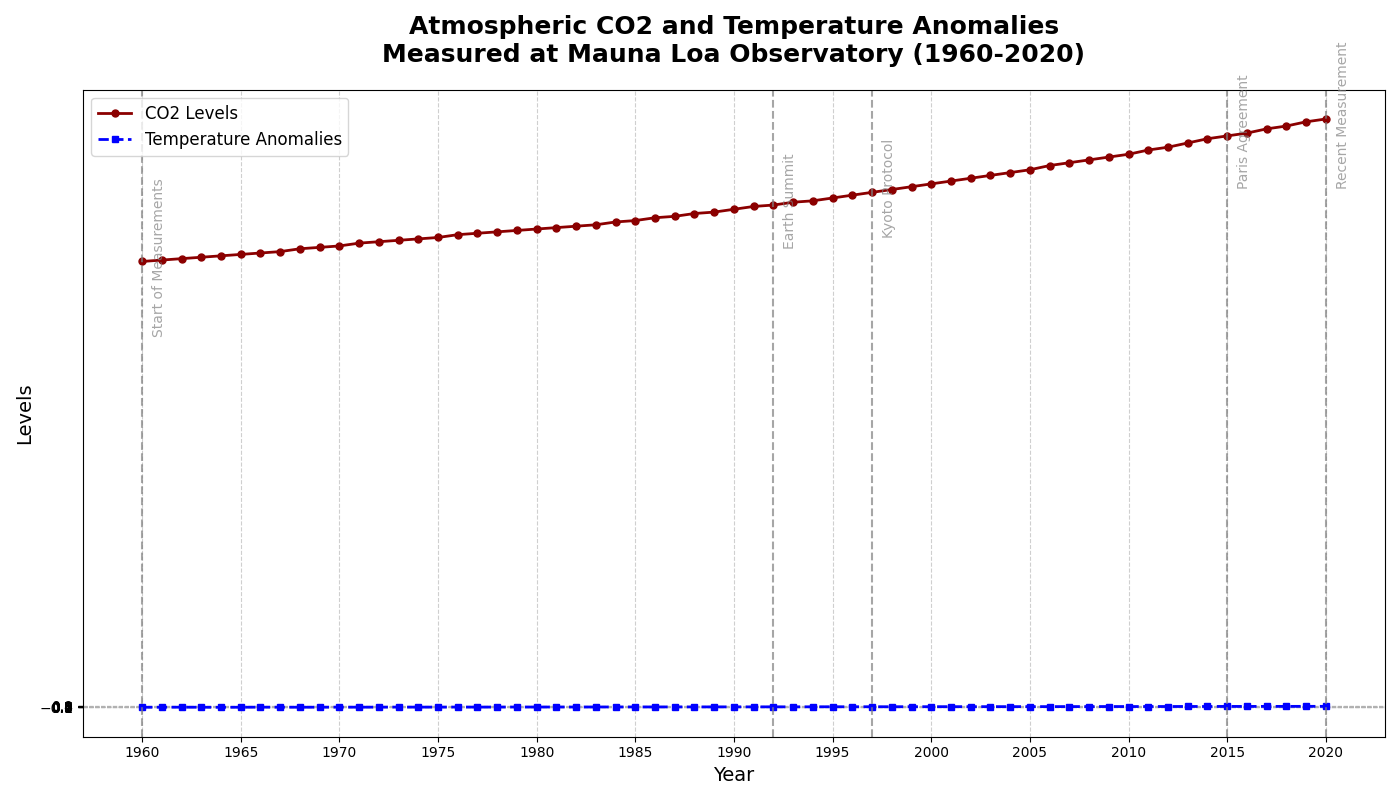

Recreate this plot in Python.
import matplotlib.pyplot as plt
import numpy as np

# Define the years (1960 to 2020)
years = np.arange(1960, 2021)

# CO2 concentrations (measured in parts per million) - fictional, hand-crafted data
co2_levels = [
    316, 317, 318, 319, 320, 321, 322, 323, 325, 326,
    327, 329, 330, 331, 332, 333, 335, 336, 337, 338,
    339, 340, 341, 342, 344, 345, 347, 348, 350, 351,
    353, 355, 356, 358, 359, 361, 363, 365, 367, 369,
    371, 373, 375, 377, 379, 381, 384, 386, 388, 390,
    392, 395, 397, 400, 403, 405, 407, 410, 412, 415,
    417
]

# Global average temperature anomalies (fictional data series)
temperature_anomalies = [
    -0.02, 0.01, 0.03, 0.00, -0.05, 0.00, 0.05, 0.02, 0.01, 0.03,
    0.06, 0.04, 0.07, 0.10, 0.08, 0.09, 0.12, 0.10, 0.13, 0.15,
    0.14, 0.17, 0.15, 0.18, 0.19, 0.21, 0.20, 0.23, 0.22, 0.24,
    0.26, 0.25, 0.28, 0.27, 0.30, 0.33, 0.32, 0.35, 0.34, 0.38,
    0.37, 0.40, 0.39, 0.42, 0.41, 0.45, 0.43, 0.47, 0.46, 0.50,
    0.48, 0.52, 0.51, 0.55, 0.54, 0.58, 0.57, 0.61, 0.60, 0.64, 
    0.63
]

# Create subplots
fig, ax = plt.subplots(figsize=(14, 8))

# Plot the CO2 levels
ax.plot(years, co2_levels, color='darkred', linestyle='-', marker='o', markersize=5, linewidth=2, label='CO2 Levels')

# Plot the temperature anomalies
ax.plot(years, temperature_anomalies, color='blue', linestyle='--', marker='s', markersize=5, linewidth=2, label='Temperature Anomalies')

# Title and labels
ax.set_title('Atmospheric CO2 and Temperature Anomalies\nMeasured at Mauna Loa Observatory (1960-2020)', fontsize=18, fontweight='bold', pad=20)
ax.set_xlabel('Year', fontsize=14)
ax.set_ylabel('Levels', fontsize=14)

# Legend for the plots
ax.legend(loc='upper left', fontsize=12)

# Add grid lines
ax.grid(True, linestyle='--', alpha=0.6)

# Highlighting specific milestones with vertical lines and annotations
milestones = {
    1960: 'Start of Measurements',
    1992: 'Earth Summit',
    1997: 'Kyoto Protocol',
    2015: 'Paris Agreement',
    2020: 'Recent Measurement'
}

for year, event in milestones.items():
    plt.axvline(x=year, color='grey', linestyle='--', linewidth=1.5, alpha=0.7)
    plt.text(year + 0.5, co2_levels[years.tolist().index(year)] + 3, event, rotation=90, verticalalignment='center', fontsize=10, color='grey', alpha=0.7)

# Set ticks for clarity
ax.set_xticks(np.arange(1960, 2021, 5))
ax.set_yticks(np.arange(-0.1, 1.0, 0.1))

# Adjust layout
plt.tight_layout()

# Display the plot
plt.show()
